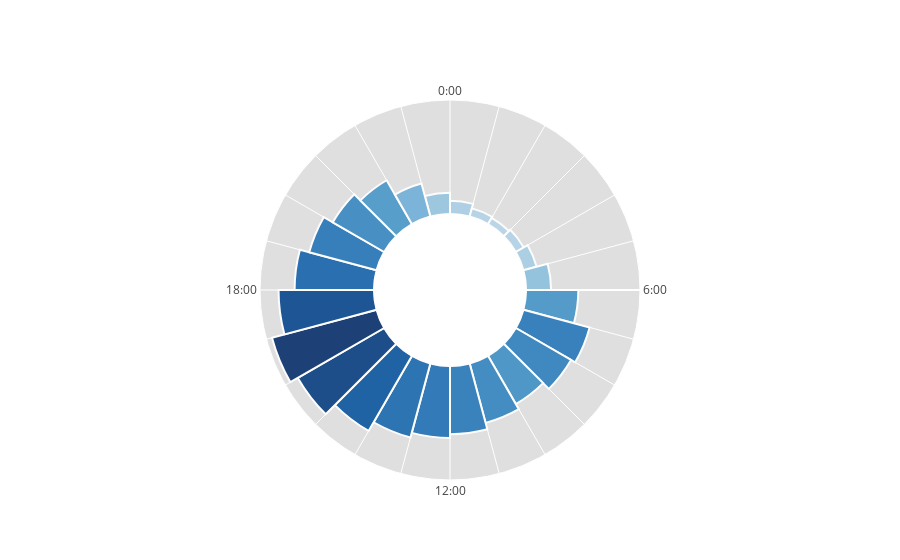

Notebook source saved alongside this figure:
### Code cell
r = dfplot['AvgDemand'].tolist()
theta = np.arange(0,360,15)
width = [15]*24

ticktexts = [str(i)+":00" if i % 6 == 0 else '' for i in np.arange(24)]
custom_blue_scale = generate_custom_colorscale(24,'Blues',dark_start=True)

fig = go.Figure(go.Barpolar(
    r=r,
    theta=[i-7.5 for i in theta],
    width=width,
    marker_color=dfplot['AvgDemand'],
    marker_colorscale=custom_blue_scale,
    marker_line_color="white",
    marker_line_width=2,
    opacity=0.9
))

fig.update_layout(
    template=None,
    polar=dict(
        hole=0.4,
        bgcolor='rgb(223, 223,223)',
        radialaxis=dict(
            showticklabels=False,
            ticks='',
            linewidth=2,
            linecolor='white',
            showgrid=False,
        ),
        angularaxis=dict(
            tickvals=[i for i in theta],
            ticktext=ticktexts,
            showline=True,
            direction='clockwise',
            period=24,
            linecolor='white',
            gridcolor='white',
            showticklabels=True,
            ticks=''
        )
    )
)

fig.show()

### Figure 1 — Plotly figure (JSON) as saved in the notebook; plotly's stock layout.template omitted (floating-point values rounded to 4 significant figures)
{"data": [{"marker": {"color": [20.59, 12.75, 8.268, 7.171, 8.914, 13.26, 24.29, 50.67, 66.38, 61.76, 53.91, 59.63, 66.06, 69.63, 74.28, 84.0, 96.59, 104.9, 92.42, 76.89, 67.54, 57.5, 49.12, 33.08], "colorscale": [[0, "rgb(182,212,233)"], [0.04348, "rgb(172,208,230)"], [0.08696, "rgb(162,203,226)"], [0.1304, "rgb(151,198,223)"], [0.1739, "rgb(139,192,221)"], [0.2174, "rgb(127,184,218)"], [0.2609, "rgb(114,177,215)"], [0.3043, "rgb(102,170,212)"], [0.3478, "rgb(92,163,208)"], [0.3913, "rgb(83,157,204)"], [0.4348, "rgb(72,150,200)"], [0.4783, "rgb(63,143,196)"], [0.5217, "rgb(55,135,192)"], [0.5652, "rgb(46,126,188)"], [0.6087, "rgb(39,119,184)"], [0.6522, "rgb(31,111,179)"], [0.6957, "rgb(25,103,173)"], [0.7391, "rgb(19,95,167)"], [0.7826, "rgb(12,87,160)"], [0.8261, "rgb(8,80,154)"], [0.8696, "rgb(8,71,142)"], [0.913, "rgb(8,63,130)"], [0.9565, "rgb(8,55,117)"], [1, "rgb(8,48,107)"]], "line": {"color": "white", "width": 2}}, "opacity": 0.9, "r": [20.59, 12.75, 8.268, 7.171, 8.914, 13.26, 24.29, 50.67, 66.38, 61.76, 53.91, 59.63, 66.06, 69.63, 74.28, 84.0, 96.59, 104.9, 92.42, 76.89, 67.54, 57.5, 49.12, 33.08], "theta": [-7.5, 7.5, 22.5, 37.5, 52.5, 67.5, 82.5, 97.5, 112.5, 127.5, 142.5, 157.5, 172.5, 187.5, 202.5, 217.5, 232.5, 247.5, 262.5, 277.5, 292.5, 307.5, 322.5, 337.5], "type": "barpolar", "width": [15, 15, 15, 15, 15, 15, 15, 15, 15, 15, 15, 15, 15, 15, 15, 15, 15, 15, 15, 15, 15, 15, 15, 15]}], "layout": {"polar": {"angularaxis": {"direction": "clockwise", "gridcolor": "white", "linecolor": "white", "period": 24, "showline": true, "showticklabels": true, "ticks": "", "ticktext": ["0:00", "", "", "", "", "", "6:00", "", "", "", "", "", "12:00", "", "", "", "", "", "18:00", "", "", "", "", ""], "tickvals": [0, 15, 30, 45, 60, 75, 90, 105, 120, 135, 150, 165, 180, 195, 210, 225, 240, 255, 270, 285, 300, 315, 330, 345]}, "bgcolor": "rgb(223, 223,223)", "hole": 0.4, "radialaxis": {"linecolor": "white", "linewidth": 2, "showgrid": false, "showticklabels": false, "ticks": ""}}}}
